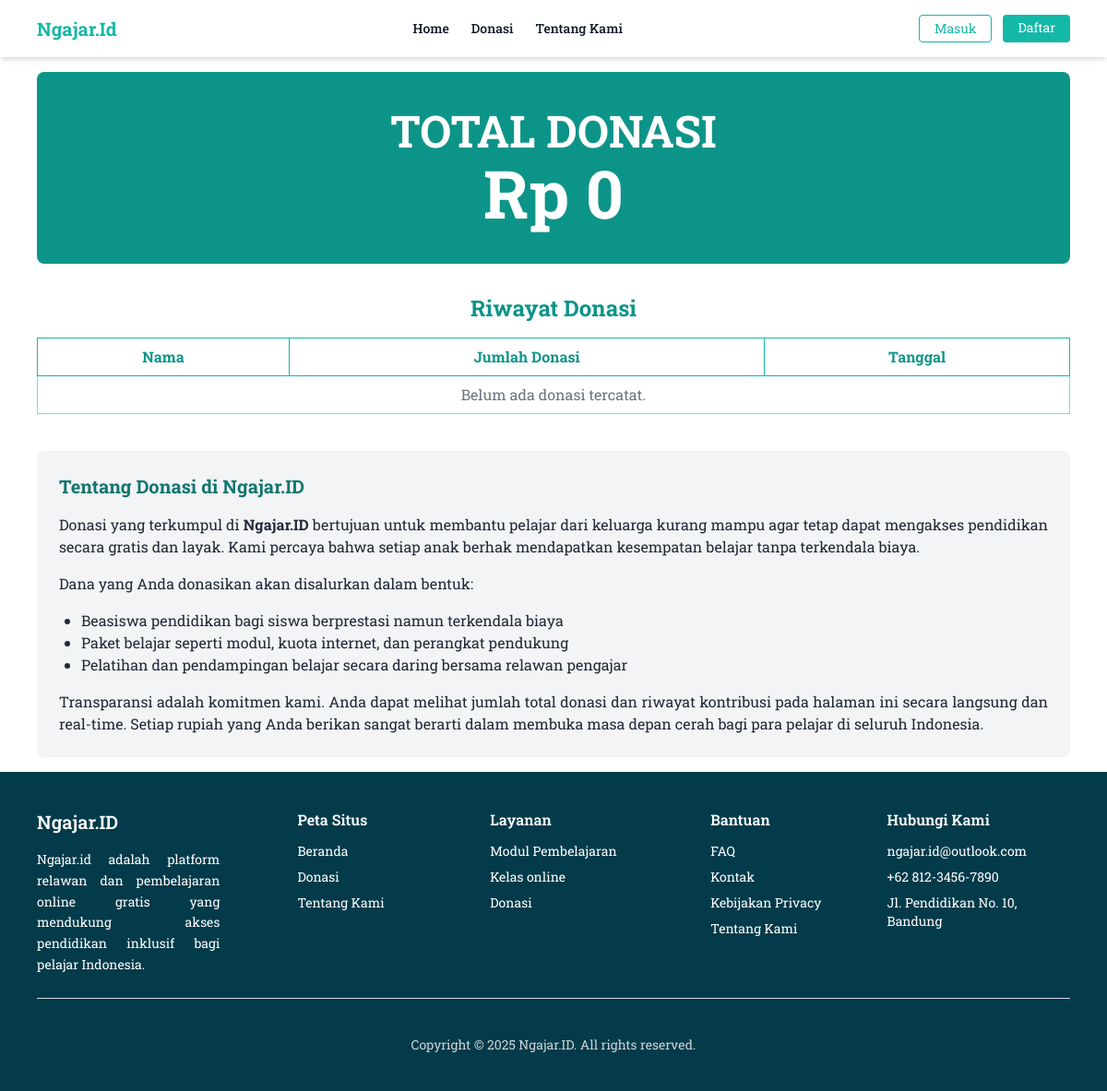
Page /donasi.php on the earlier database version.
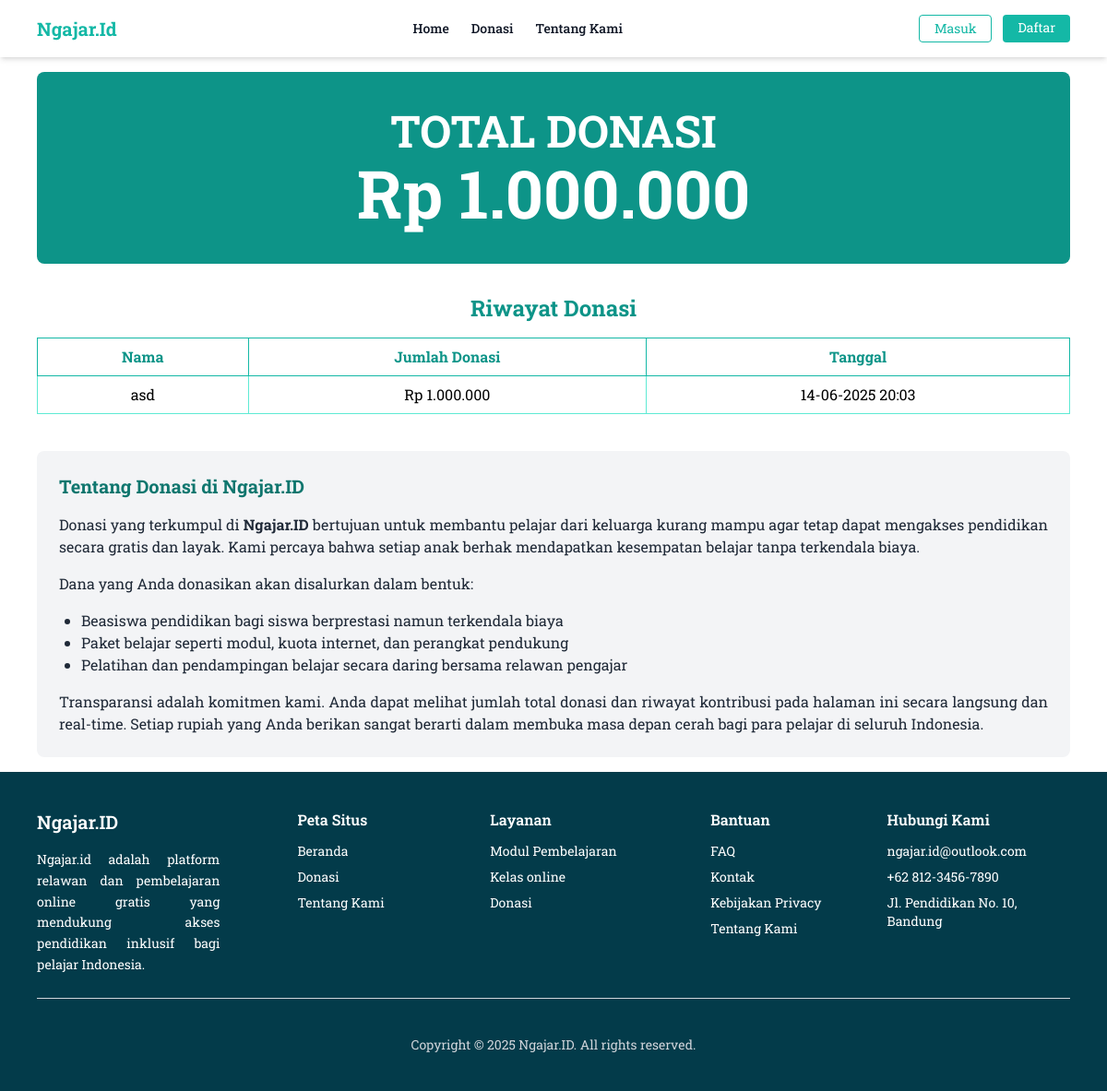
Same page on the later database version.
### tables this page shows
CREATE TABLE `donasi` (
  `donasi_id` int(11) NOT NULL,
  `nama` varchar(100) DEFAULT NULL,
  `jumlah` int(11) DEFAULT NULL,
  `tanggal` datetime DEFAULT NULL
);

### donasi.php (the view, shortened to what this page needs)
<?php
include 'Includes/DBkoneksi.php';
$sql_total = "SELECT SUM(jumlah) AS total FROM donasi";
$result_total = $conn->query($sql_total);
$total_donasi = 0;
if ($result_total && $row = $result_total->fetch_assoc()) {
    $total_donasi = $row['total'] ?? 0;
}
$sql_riwayat = "SELECT nama, jumlah, tanggal FROM donasi ORDER BY tanggal DESC";
$result_riwayat = $conn->query($sql_riwayat);
?>
<!DOCTYPE html>
<html lang="id">
<head>
    <script src="https://cdn.tailwindcss.com"></script>
</head>
<body class=" min-h-screen font-roboto">
    <header>
        <?php include 'includes/Header.php'; ?>
    </header>
    <div class="max-w-6xl mx-auto px-4 py-4">
        <div class="bg-teal-600 text-white text-center py-10 rounded-lg mb-8">
            <h2 class="text-5xl font-bold uppercase mb-2">Total Donasi</h2>
            <p class="text-5xl md:text-7xl font-bold">Rp <?php echo number_format($total_donasi, 0, ',', '.'); ?></p>
        </div>
        <h3 class="text-teal-600 text-2xl font-bold text-center mb-4">Riwayat Donasi</h3>
        <div class="mx-w-6xl overflow-x-auto">
            <table class="w-full table-auto border border-teal-500 text-center">
                <thead class="bg-white text-teal-600 font-bold">
                    <tr>
                        <th class="border border-teal-500 px-4 py-2">Nama</th>
                        <th class="border border-teal-500 px-4 py-2">Jumlah Donasi</th>
                        <th class="border border-teal-500 px-4 py-2">Tanggal</th>
                    </tr>
                </thead>
                <tbody>
                <?php if ($result_riwayat && $result_riwayat->num_rows > 0): ?>
                    <?php while($row = $result_riwayat->fetch_assoc()): ?>
                    <tr>
                        <td class="border border-teal-300 px-4 py-2"><?php echo htmlspecialchars($row['nama']); ?></td>
                        <td class="border border-teal-300 px-4 py-2">Rp <?php echo number_format($row['jumlah'], 0, ',', '.'); ?></td>
                        <td class="border border-teal-300 px-4 py-2"><?php echo date('d-m-Y H:i', strtotime($row['tanggal'])); ?></td>
                    </tr>
                    <?php endwhile; ?>
                <?php else: ?>
                    <tr>
                    <td colspan="3" class="border border-teal-300 px-4 py-2 text-gray-500">Belum ada donasi tercatat.</td>
                    </tr>
                <?php endif; ?>
                </tbody>
            </table>
            <div class="mt-10 bg-gray-100 rounded-lg p-6 text-justify">
                <h3 class="text-xl font-bold text-teal-700 mb-4">Tentang Donasi di Ngajar.ID</h3>
                <p class="mb-4 text-gray-800">
                    Donasi yang terkumpul di <strong>Ngajar.ID</strong> bertujuan untuk membantu pelajar dari keluarga kurang mampu agar tetap dapat mengakses pendidikan secara gratis dan layak.
                    Kami percaya bahwa setiap anak berhak mendapatkan kesempatan belajar tanpa terkendala biaya.
                </p>
                <p class="mb-4 text-gray-800">
                    Dana yang Anda donasikan akan disalurkan dalam bentuk:
                </p>
                <ul class="list-disc ml-6 text-gray-800 mb-4">
                    <li>Beasiswa pendidikan bagi siswa berprestasi namun terkendala biaya</li>
                    <li>Paket belajar seperti modul, kuota internet, dan perangkat pendukung</li>
                    <li>Pelatihan dan pendampingan belajar secara daring bersama relawan pengajar</li>
                </ul>
                <p class="text-gray-800">
                    Transparansi adalah komitmen kami. Anda dapat melihat jumlah total donasi dan riwayat kontribusi pada halaman ini secara langsung dan real-time.
                    Setiap rupiah yang Anda berikan sangat berarti dalam membuka masa depan cerah bagi para pelajar di seluruh Indonesia.
                </p>
            </div>
        </div>
    </div>
    <footer>
        <?php include 'includes/Footer.php'; ?>
    </footer>
</body>
</html>

Differences in the rows shown:
added donasi: nama "asd", jumlah "1.000.000", tanggal "14-06-2025 20:03"
Other differences:
$total_donasi: "0" → "1.000.000"
text no longer shown: "Belum ada donasi tercatat."
